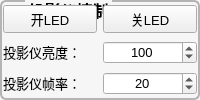
      <widget class="QGroupBox" name="groupBox_3">
       <property name="sizePolicy">
        <sizepolicy hsizetype="Preferred" vsizetype="Preferred">
         <horstretch>0</horstretch>
         <verstretch>1</verstretch>
        </sizepolicy>
       </property>
       <property name="font">
        <font>
         <pointsize>12</pointsize>
         <bold>true</bold>
        </font>
       </property>
       <property name="styleSheet">
        <string notr="true">QGroupBox {
	color: rgb(0, 0, 0);
	background-color: #f6f6f6;
    border-width: 2px;
    border-radius: 6px;
   border-style:solid;
  border-color: #b4b4b4;
  margin-top: 2ex;
}
QGroupBox::title {
     subcontrol-origin: margin;
     subcontrol-position: top left;
   left:25px;
     margin-left: 0px;
     padding:0 1px;
}</string>
       </property>
       <property name="title">
        <string>投影仪控制</string>
       </property>
       <property name="alignment">
        <set>Qt::AlignCenter</set>
       </property>
       <layout class="QGridLayout" name="gridLayout_3">
        <property name="leftMargin">
         <number>1</number>
        </property>
        <property name="topMargin">
         <number>1</number>
        </property>
        <property name="rightMargin">
         <number>1</number>
        </property>
        <property name="bottomMargin">
         <number>1</number>
        </property>
        <item row="4" column="1">
         <widget class="QSpinBox" name="spinBoxProjBrightness">
          <property name="font">
           <font>
            <pointsize>10</pointsize>
            <bold>false</bold>
           </font>
          </property>
          <property name="alignment">
           <set>Qt::AlignCenter</set>
          </property>
          <property name="minimum">
           <number>10</number>
          </property>
          <property name="maximum">
           <number>200</number>
          </property>
          <property name="value">
           <number>100</number>
          </property>
         </widget>
        </item>
        <item row="4" column="0">
         <widget class="QLabel" name="labelExp_2">
          <property name="sizePolicy">
           <sizepolicy hsizetype="Minimum" vsizetype="Fixed">
            <horstretch>0</horstretch>
            <verstretch>0</verstretch>
           </sizepolicy>
          </property>
          <property name="maximumSize">
           <size>
            <width>16777215</width>
            <height>16777215</height>
           </size>
          </property>
          <property name="font">
           <font>
            <pointsize>10</pointsize>
            <bold>false</bold>
           </font>
          </property>
          <property name="styleSheet">
           <string notr="true">color: rgb(0, 0, 0);</string>
          </property>
          <property name="text">
           <string>投影仪亮度：</string>
          </property>
         </widget>
        </item>
        <item row="5" column="0">
         <widget class="QLabel" name="labelExp_3">
          <property name="sizePolicy">
           <sizepolicy hsizetype="Minimum" vsizetype="Fixed">
            <horstretch>0</horstretch>
            <verstretch>0</verstretch>
           </sizepolicy>
          </property>
          <property name="maximumSize">
           <size>
            <width>16777215</width>
            <height>16777215</height>
           </size>
          </property>
          <property name="font">
           <font>
            <pointsize>10</pointsize>
            <bold>false</bold>
           </font>
          </property>
          <property name="styleSheet">
           <string notr="true">color: rgb(0, 0, 0);</string>
          </property>
          <property name="text">
           <string>投影仪帧率：</string>
          </property>
         </widget>
        </item>
        <item row="1" column="1">
         <widget class="QPushButton" name="LED_OFF">
          <property name="font">
           <font>
            <pointsize>10</pointsize>
            <bold>false</bold>
           </font>
          </property>
          <property name="text">
           <string>关LED</string>
          </property>
         </widget>
        </item>
        <item row="5" column="1">
         <widget class="QSpinBox" name="spinBoxProjFps">
          <property name="font">
           <font>
            <pointsize>10</pointsize>
            <bold>false</bold>
           </font>
          </property>
          <property name="alignment">
           <set>Qt::AlignCenter</set>
          </property>
          <property name="minimum">
           <number>10</number>
          </property>
          <property name="maximum">
           <number>200</number>
          </property>
          <property name="value">
           <number>20</number>
          </property>
         </widget>
        </item>
        <item row="1" column="0">
         <widget class="QPushButton" name="LED_ON">
          <property name="font">
           <font>
            <pointsize>10</pointsize>
            <bold>false</bold>
           </font>
          </property>
          <property name="text">
           <string>开LED</string>
          </property>
         </widget>
        </item>
       </layout>
      </widget>
